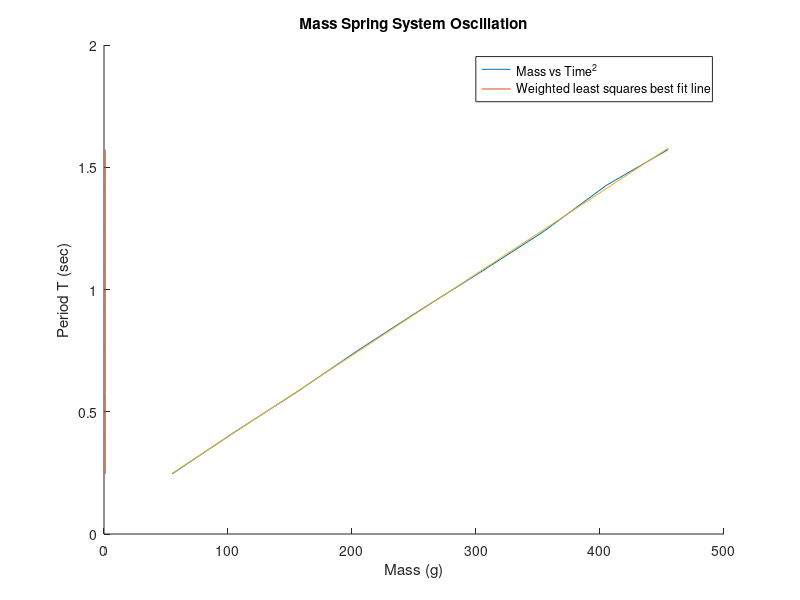

The MATLAB source for this figure:
clear all;close all;clc
%Sage Herrin, ASEN 2012 2PM lecture
%Data created: 11/3/17
%Due: 11/3/17
%Purpose: Determine weighting matrix for situation, compute coefficients of
%line of best fit, determien values of k and m and their uncertainties.
%Given:T and M values and uncertainty in T
%Required:Q matrix and partia derivatives based on equation 3.48 of John R.
%Taylor's Intro to Error Analysis
%Assumptions: Error in T is random.

M = [55:50:455]; %Given values of M from the problem
T = [.496 .645 .761 .867 .957 1.037 1.113 1.194 1.254];

%To build weight matrix, use given uncertinty in T value of 0.0005
T_uncert = 0.0005;
W = eye(9);
W = W*(1/(((T_uncert)^2)^2)); %Weight matrix

%Compute coefficients of line of best fit using matrix multiplication
M = M(:);
T = T(:);
T_sqr = T.^2;
M = [M ones(9,1)];

P = M\T_sqr;

alpha = P(1); %slope coefficient 
Beta = P(2); %intercept coefficient 

Y = alpha*M + Beta;

hold on
plot(M,T_sqr)
plot(M,Y)
title('Mass Spring System Oscillation')
xlabel('Mass (g)')
ylabel('Period T (sec)')
legend('Mass vs Time^2','Weighted least squares best fit line')
%Determine values of m and k using given equation T^2 = ((4pi^2)/k)*M +
%((4pi^2*m)/k) = alphaM + beta, implying alpha = (4pi^2)/k and beta =
%(4(pi^2)m)/k
%Start by solving for k. Manipulating equation gives us 4pi^2/alpha = k
k = (4*(pi^2))/alpha;
%Now k can be used to calculated m by manipulating given equation
m = (Beta * k)/(4 * (pi^2));

%Calculate uncertainties in k and m
%This can be done by using the general form for uncertainties using partial
%derivatives using alpha = (4pi^2)/k and beta = (4(pi^2)m)/k and
%uncertainties in alpha and beta using Q matrix = inv(transpose(A)*W*A)

Q = inv(transpose(M)*W*M);

alpha_part_WRT_k = abs((-4*(pi^2))/k^2);
Beta_part_WRT_k = abs((-4*(pi^2)*m)/k^2);
Beta_part_WRT_m = abs(4*(pi^2)/k);
%Use principle of uncertainty in alpha equal to partial of alpha with
%respect to k multiplied by the uncertainty in k to solve for uncertainty
%in k, use same principle to solve for uncertainty in m as well.
k_uncert = Q(1,1)/alpha_part_WRT_k;
m_uncert = ((Q(2,2) - (Beta_part_WRT_k*k_uncert)) / (Beta_part_WRT_m));



